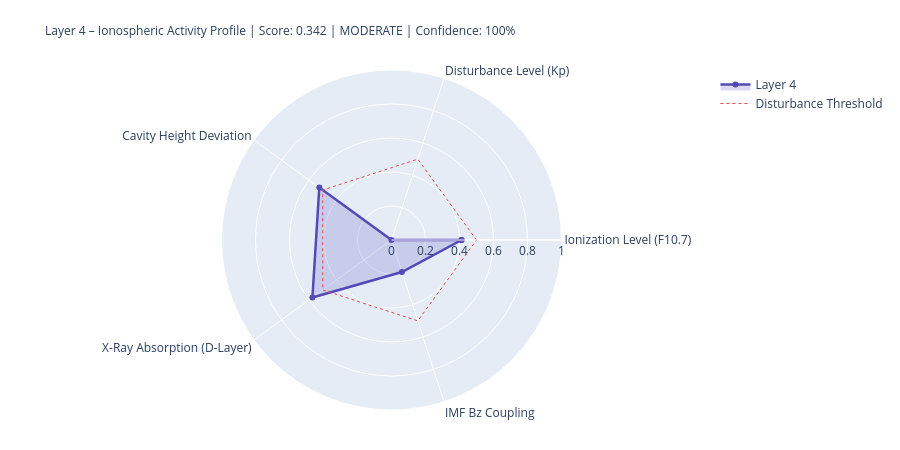

Notebook code cell kept with this figure:
### Markdown cell above
---
## 4. State Assessment & Handoff to Layer 5

### Code cell
# ============================================================
# LAYER-4-SCORE
# ============================================================

COMPONENTS = {
    'Ionization Level (F10.7)':    {'score': ioniz,       'source': 'primary' if f107_now else 'from_layer0', 'dynamic': True},
    'Disturbance Level (Kp)':          {'score': disturb,     'source': 'primary' if kp_now   else 'from_layer0', 'dynamic': True},
    'Cavity Height Deviation':    {'score': h_dev,       'source': 'derived',                                'dynamic': True},
    'X-Ray Absorption (D-Layer)':{'score': xray_ioniz,  'source': 'primary' if xray_now else 'missing',     'dynamic': True},
    'IMF Bz Coupling':             {'score': bz_coupling, 'source': 'primary' if bz_now   else 'from_layer0', 'dynamic': True},
}

available    = {k: v['score'] for k, v in COMPONENTS.items() if v['score'] is not None}
unavailable  = [k for k, v in COMPONENTS.items() if v['score'] is None]
layer4_score = round(sum(available.values()) / len(available), 4) if available else None
confidence   = round(len(available) / len(COMPONENTS), 2)
level = ('unknown' if layer4_score is None
         else 'quiet'   if layer4_score < 0.3
         else 'moderate' if layer4_score < 0.6
         else 'active')
dominant_l4 = max(available, key=available.get) if available else 'none'

# Resonance delta for Schumann SR-1
sr1_ref = schumann_freq(1, 80.0)
sr1_now = schumann_freq(1, h_eff)
sr1_delta_mhz = (sr1_now - sr1_ref) * 1000

# Propagation conditions
prop_cond = ('disturbed'   if kp_val > 4
             else 'unsettled' if kp_val > 2
             else 'normal')
if xray_class in ['X', 'M']:
    prop_cond = 'Radio-Blackout moeglich'

W = 68
print('=' * W)
print('LAYER 4 – IONOSPHERE – STATE ASSESSMENT')
print('=' * W)
for name, comp in COMPONENTS.items():
    s = comp['score']
    if s is not None:
        bar = '█' * int(s * 20) + '░' * (20 - int(s * 20))
        print(f'  {name:<36} {bar}  {s:.3f}  [{comp["source"]}]')
    else:
        print(f'  {name:<36} {"─" * 20}  n/a   [missing]')
print('-' * W)
print(f'  Score:          {layer4_score:.3f}  ({len(available)}/{len(COMPONENTS)} components)')
print(f'  Confidence:     {confidence:.0%}')
print(f'  Level:          {level.upper()}')
print(f'  Dominant:       {dominant_l4}')
print(f'  Cavity height:  {h_eff:.1f} km  (Ref: 80.0 km)')
print(f'  SR-1:           {sr1_now:.3f} Hz  (Δ {sr1_delta_mhz:+.1f} mHz vs. ref)')
print(f'  Propagation:    {prop_cond}')
print(f'  X-Ray:          {xray_class}-class  ({xray_now:.2e} W/m²)' if xray_now else '  X-Ray:          n/a')
print('=' * W)

# Radar
cats   = list(available.keys())
vals_r = list(available.values())
if len(cats) >= 3:
    fig = go.Figure()
    fig.add_trace(go.Scatterpolar(
        r=vals_r + [vals_r[0]], theta=cats + [cats[0]],
        fill='toself', fillcolor='rgba(83,74,183,0.20)',
        line=dict(color='#534AB7', width=2.5), name='Layer 4'
    ))
    fig.add_trace(go.Scatterpolar(
        r=[0.5] * (len(cats)+1), theta=cats + [cats[0]],
        line=dict(color='#E24B4A', dash='dot', width=1),
        mode='lines', name='Disturbance Threshold'
    ))
    fig.update_layout(
        title=dict(
            text=f'Layer 4 – Ionospheric Activity Profile | Score: {layer4_score:.3f} | {level.upper()} | Confidence: {confidence:.0%}',
            font=dict(size=12)
        ),
        polar=dict(radialaxis=dict(visible=True, range=[0, 1])),
        height=450, showlegend=True,
        margin=dict(l=80, r=80, t=70, b=40)
    )
    fig.show()

### Figure 1 — Plotly figure (JSON) as saved in the notebook; plotly's stock layout.template omitted (floating-point values rounded to 4 significant figures)
{"data": [{"fill": "toself", "fillcolor": "rgba(83,74,183,0.20)", "line": {"color": "#534AB7", "width": 2.5}, "name": "Layer 4", "r": [0.412, 0.0, 0.525, 0.575, 0.198, 0.412], "theta": ["Ionization Level (F10.7)", "Disturbance Level (Kp)", "Cavity Height Deviation", "X-Ray Absorption (D-Layer)", "IMF Bz Coupling", "Ionization Level (F10.7)"], "type": "scatterpolar"}, {"line": {"color": "#E24B4A", "dash": "dot", "width": 1}, "mode": "lines", "name": "Disturbance Threshold", "r": [0.5, 0.5, 0.5, 0.5, 0.5, 0.5], "theta": ["Ionization Level (F10.7)", "Disturbance Level (Kp)", "Cavity Height Deviation", "X-Ray Absorption (D-Layer)", "IMF Bz Coupling", "Ionization Level (F10.7)"], "type": "scatterpolar"}], "layout": {"height": 450, "margin": {"b": 40, "l": 80, "r": 80, "t": 70}, "polar": {"radialaxis": {"range": [0, 1], "visible": true}}, "showlegend": true, "title": {"font": {"size": 12}, "text": "Layer 4 – Ionospheric Activity Profile | Score: 0.342 | MODERATE | Confidence: 100%"}}}
